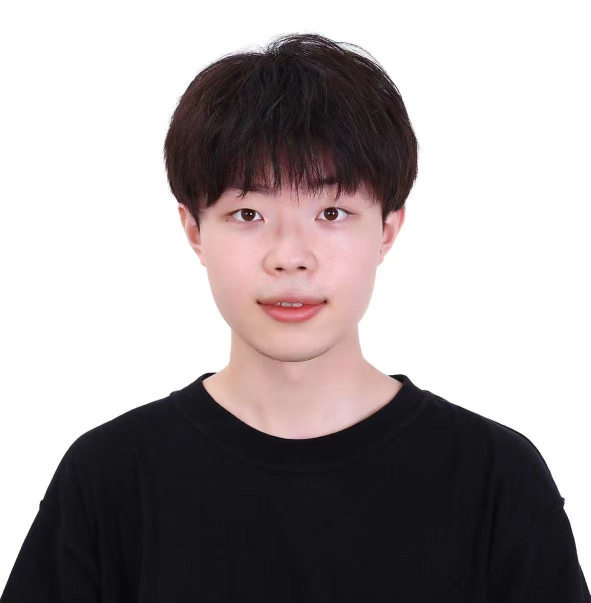
#> input picture images/idol.png, 1181 x 1205 px, found by its file name (shown at 1/2 size)
$ python resize.py
#> lines starting #> are read from the running program, lines starting #| are printed output that depends on the picture
import cv2

# 读取图像
image = cv2.imread('.\images\idol.png')
#> image is the input picture: shape (1205, 1181, 3); mean B, G, R 161, 159.7, 166.3

# 指定新的分辨率大小
width = 192
height = 192

# 修改图像分辨率
resized_image = cv2.resize(image, (width, height), interpolation=cv2.INTER_AREA)
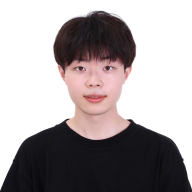
#> resized_image: shape (192, 192, 3); mean B, G, R 161, 159.7, 166.3

# 保存修改后的图像
cv2.imwrite('.\images\idol_192.png', resized_image)

$ run again, with images/2023_ICASSP_OAFormer.png copied over images/idol.png
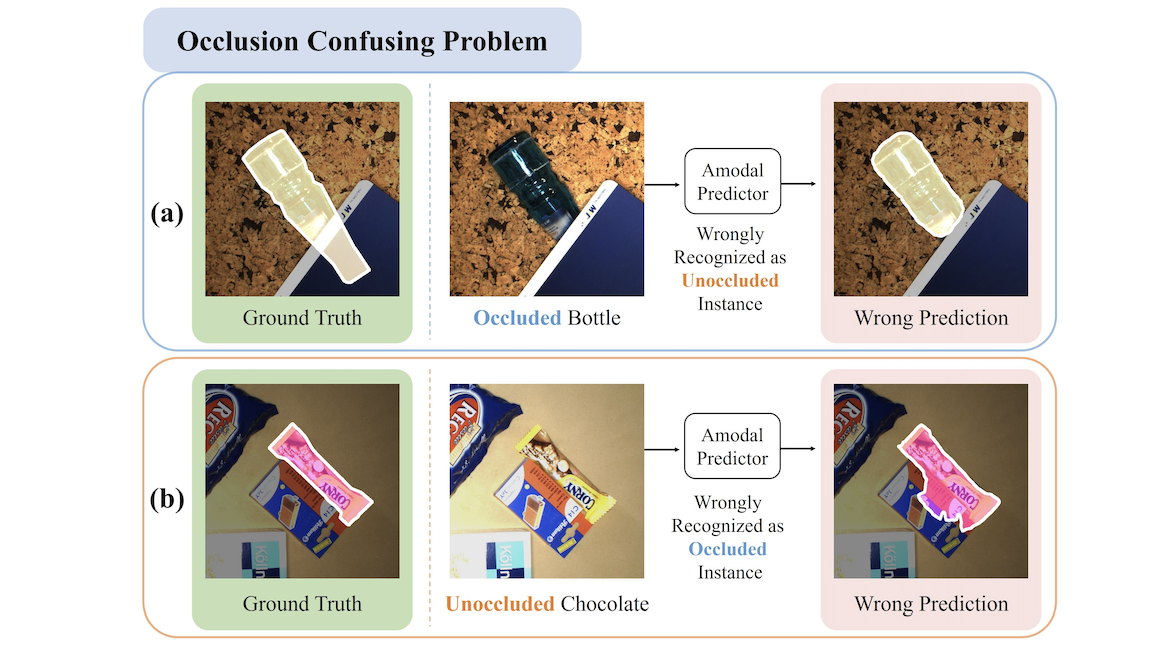
#> input picture images/2023_ICASSP_OAFormer.png, 1172 x 648 px, found by its file name
#> image is the input picture: shape (648, 1172, 3); mean B, G, R 196.2, 203, 208.8
#> `resized_image = cv2.resize(image, (width, height), interpolation=cv2.I..`:
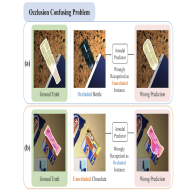
#> resized_image: shape (192, 192, 3); mean B, G, R 196.2, 203, 208.8

$ run again, with images/CVPR_nope.png copied over images/idol.png
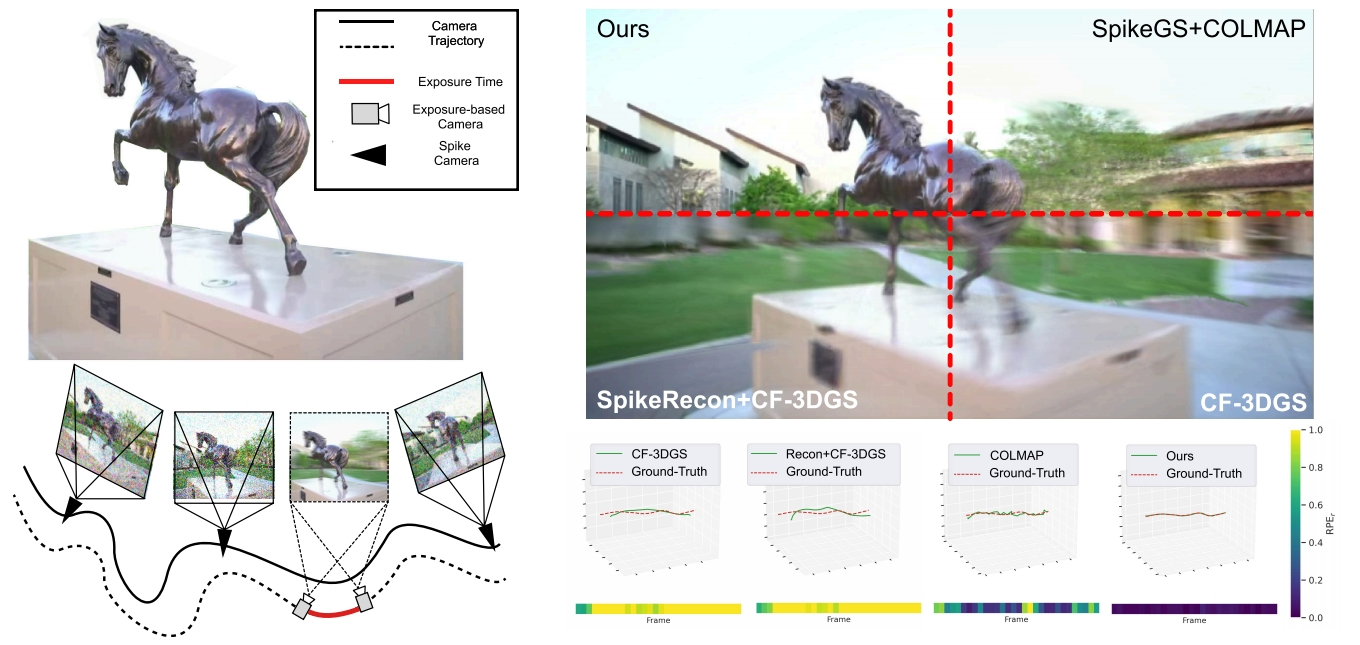
#> input picture images/CVPR_nope.png, 1360 x 645 px, found by its file name
#> image is the input picture: shape (645, 1360, 3); mean B, G, R 209.2, 212.3, 210.5
#> `resized_image = cv2.resize(image, (width, height), interpolation=cv2.I..`:
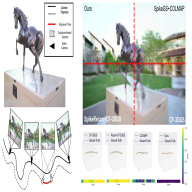
#> resized_image: shape (192, 192, 3); mean B, G, R 209.2, 212.3, 210.6

$ run again, with images/SCS.png copied over images/idol.png
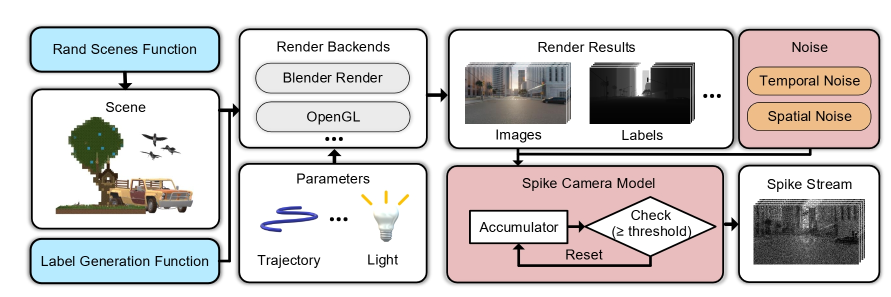
#> input picture images/SCS.png, 1781 x 594 px, found by its file name (shown at 1/2 size)
#> image is the input picture: shape (594, 1781, 3); mean B, G, R 205, 205.6, 209.3
#> `resized_image = cv2.resize(image, (width, height), interpolation=cv2.I..`:
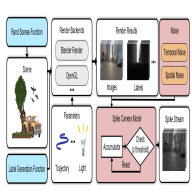
#> resized_image: shape (192, 192, 3); mean B, G, R 205, 205.6, 209.3
